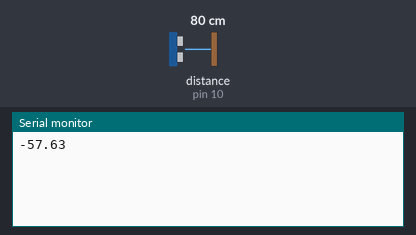
A sketch run on a simulated Arduino Uno, built with avr-gcc and run on an emulated ATmega328P. Shown: the last lines printed to the serial monitor. Inputs (shaded band) come from the test bench; at power-on: distance to the obstacle (sensor on pin 10) 80 cm. The echo pulse lasts 58.3 µs per cm.

Above: at 2.0 s.
2.1 s: distance to the obstacle (sensor on pin 10) set to 2 cm
At 3.1 s:
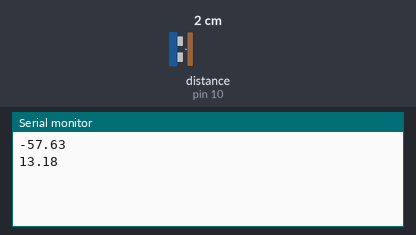
3.6 s: distance to the obstacle (sensor on pin 10) set to 4 cm
At 4.7 s:
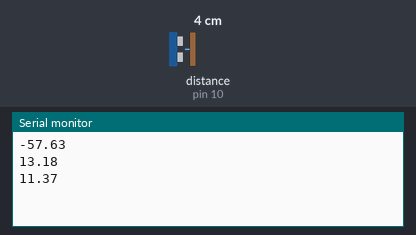
Timing chart, 0 to 6.6 s (numbered marks = the images above; inputs shaded):
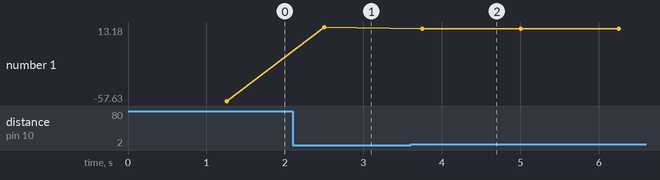

The sketch:

waterlevel.ino
```cpp
#include <Ultrasonic.h>

Ultrasonic ultrasonic(9, 10); // ultrasonic(trigger, echo)

float distance, height;
unsigned long startMillis;
unsigned long currentMillis;

const unsigned long interval = 1250; // read data interval

void setup()
{
  Serial.begin(9600);
  ultrasonic.setTimeout(45000UL);
  startMillis = millis();
}

void loop()
{
  unsigned long currentMillis = millis();
  // printing if statement
  if (currentMillis - startMillis >= interval)
  {
    distance = (ultrasonic.read() * 1.38 / 1.52); //data jarak dibaca
    height = 15 - distance;                       //angka inisial disesuaikan dengan ketinggian baki
    //Serial.print("Distance (cm): ");
    Serial.println(height); //data ketinggian air ditulis
    startMillis = currentMillis;
  }
}
```

Measured:
- after the input at 2.1 s, the serial monitor: prints a new line after 0.40 s (image 1)
- after the input at 3.6 s, the serial monitor: prints a new line after 0.15 s (image 2)
- plotted number 1: -57.63 → 13.18 after the input at 2.1 s, 13.18 → 11.37 after the input at 3.6 s
